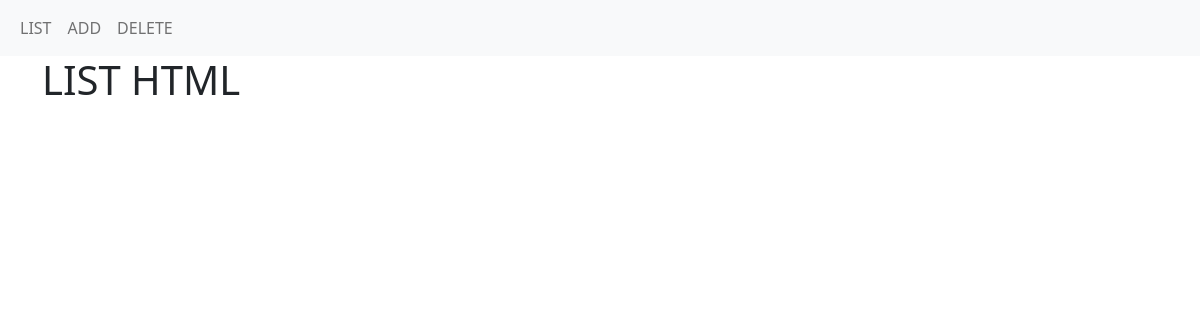
The app's page /cars/list/, older data.
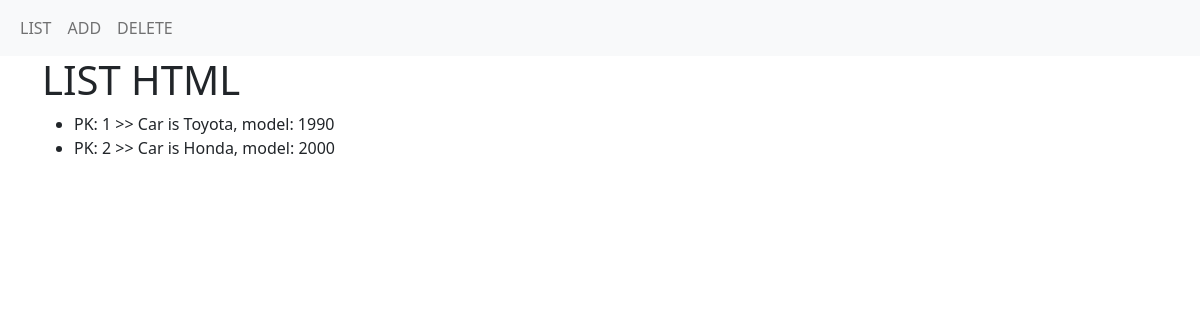
The same page, newer data.
### cars/models.py (models this page shows)
class Car(models.Model):
  brand = models.CharField(max_length=30)
  year = models.IntegerField()
  def __str__(self):
    return f'PK: {self.pk} >> Car is {self.brand}, model: {self.year}'

### cars/views.py (the view)
# urls.py: path('list/', views.list, name='list'),
def list(request):
  all_cars = models.Car.objects.all()
  context = {'all_cars': all_cars}
  return render(request,'cars/list.html', context=context)

### cars/templates/cars/list.html
{% extends "base.html" %} {% block content %}
<div class="container">
  <h1>LIST HTML</h1>
  <ul>
    {% for car in all_cars %}
    <li>{{car}}</li>
    {% endfor %}
  </ul>
</div>
{% endblock content %}

### templates/base.html (shortened to what this page needs)
<html lang="en">
  <head>
    <link
      href="https://cdn.jsdelivr.net/npm/bootstrap@5.0.2/dist/css/bootstrap.min.css"
      rel="stylesheet"
    />
  </head>
  <body>
    <nav class="navbar navbar-expand-lg navbar-light bg-light">
      <div class="container-fluid">
        <div class="collapse navbar-collapse" id="navbarNav">
          <ul class="navbar-nav">
            <li class="nav-item">
              <a class="nav-link" href="{% url 'cars:list'%}">LIST</a>
            </li>
            <li class="nav-item">
              <a class="nav-link" href="{% url 'cars:add'%}">ADD</a>
            </li>
            <li class="nav-item">
              <a class="nav-link" href="{% url 'cars:delete'%}">DELETE</a>
            </li>
          </ul>
        </div>
      </div>
    </nav>
    {% block content %} {% endblock content %}
  </body>
</html>

Row changes from the older to the newer data that the page shows:
added Car: id+brand+year "PK: 1 >> Car is Toyota, model: 1990"
added Car: id+brand+year "PK: 2 >> Car is Honda, model: 2000"
